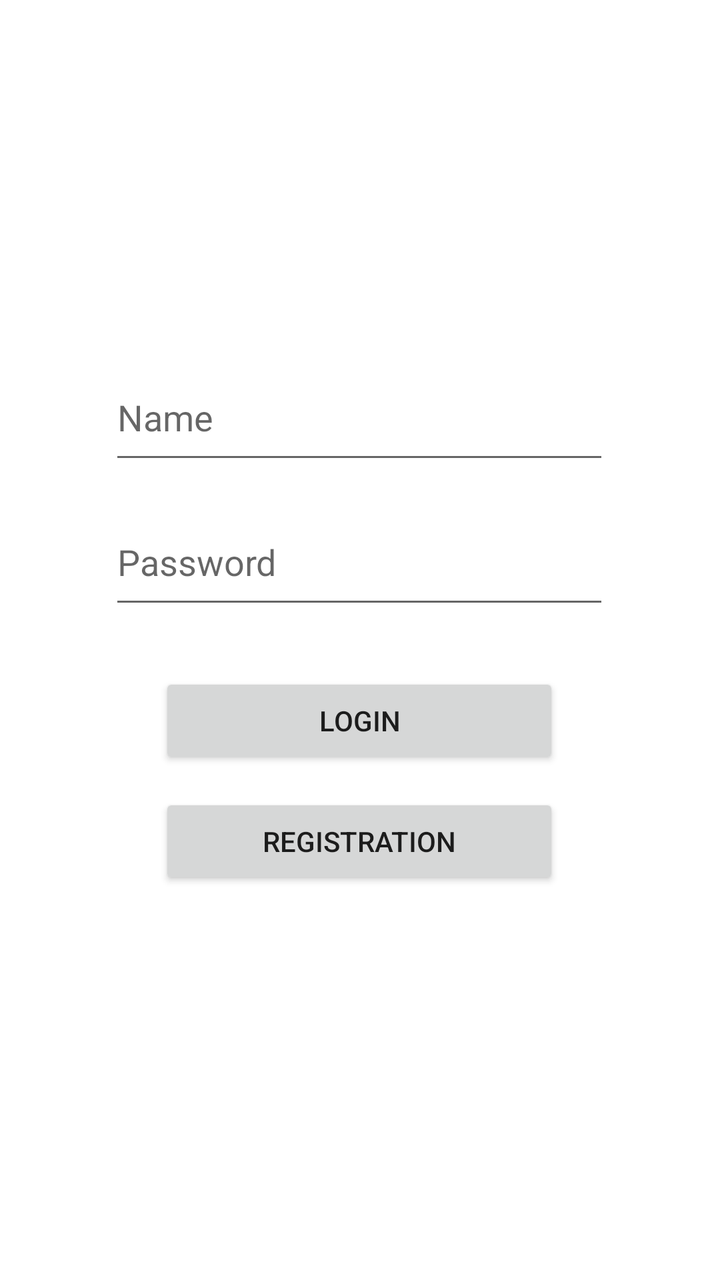
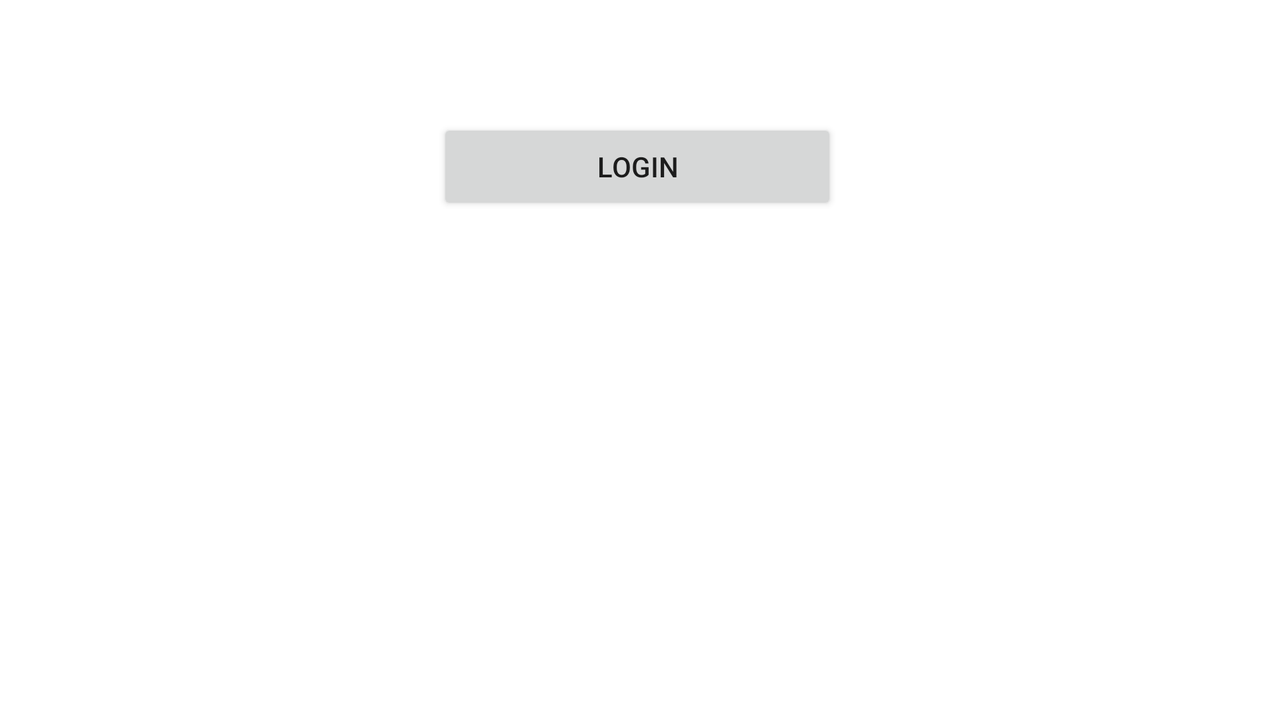

First picture: res/layout/ on a phone held upright. Second picture: the repository's own variant of that layout, on a device whose configuration matches the variant's folder. Source for both follows.
<!-- AndroidManifest.xml: application theme Theme.NutritionalSupplementsApp -->
<!-- res/layout/activity_main.xml -->
<?xml version="1.0" encoding="utf-8"?>
<ScrollView
    android:layout_height="match_parent"
    android:layout_width="match_parent"
    android:fillViewport="true"
    xmlns:android="http://schemas.android.com/apk/res/android"
    xmlns:app="http://schemas.android.com/apk/res-auto"
    xmlns:tools="http://schemas.android.com/tools">

    <androidx.constraintlayout.widget.ConstraintLayout
        android:layout_width="match_parent"
        android:layout_height="wrap_content"
        tools:context=".activities.MainActivity">

        <EditText
            android:id="@+id/editTextTextPersonName"
            android:layout_width="250dp"
            android:layout_height="60dp"
            android:autofillHints=""
            android:ems="10"
            android:hint="@string/name"
            android:inputType="textPersonName"
            app:layout_constraintBottom_toBottomOf="parent"
            app:layout_constraintEnd_toEndOf="parent"
            app:layout_constraintHorizontal_bias="0.497"
            app:layout_constraintStart_toStartOf="parent"
            app:layout_constraintTop_toTopOf="parent"
            app:layout_constraintVertical_bias="0.305" />

        <EditText
            android:id="@+id/editTextTextPassword"
            android:layout_width="250dp"
            android:layout_height="60dp"
            android:autofillHints=""
            android:ems="10"
            android:hint="@string/password"
            android:inputType="textPassword"
            app:layout_constraintBottom_toBottomOf="parent"
            app:layout_constraintEnd_toEndOf="parent"
            app:layout_constraintHorizontal_bias="0.497"
            app:layout_constraintStart_toStartOf="parent"
            app:layout_constraintTop_toTopOf="parent"
            app:layout_constraintVertical_bias="0.43" />

        <Button
            android:id="@+id/loginButton"
            android:layout_width="200dp"
            android:layout_height="wrap_content"
            android:onClick="login"
            android:text="@string/login"
            app:layout_constraintBottom_toBottomOf="parent"
            app:layout_constraintEnd_toEndOf="parent"
            app:layout_constraintHorizontal_bias="0.497"
            app:layout_constraintStart_toStartOf="parent"
            app:layout_constraintTop_toTopOf="parent"
            app:layout_constraintVertical_bias="0.568" />

        <Button
            android:id="@+id/registrationButton"
            android:layout_width="200dp"
            android:layout_height="wrap_content"
            android:onClick="registration"
            android:text="@string/registration"
            app:layout_constraintBottom_toBottomOf="parent"
            app:layout_constraintEnd_toEndOf="parent"
            app:layout_constraintHorizontal_bias="0.497"
            app:layout_constraintStart_toStartOf="parent"
            app:layout_constraintTop_toTopOf="parent"
            app:layout_constraintVertical_bias="0.67" />

    </androidx.constraintlayout.widget.ConstraintLayout>
</ScrollView>
<!-- resources referenced by this layout -->
<resources>
  <string name="login">Login</string>
  <string name="name">Name</string>
  <string name="password">Password</string>
  <string name="registration">Registration</string>
  <style name="Theme.NutritionalSupplementsApp" parent="Theme.MaterialComponents.DayNight.DarkActionBar">
          
          <item name="colorPrimary">@color/purple_500</item>
          <item name="colorPrimaryVariant">@color/purple_700</item>
          <item name="colorOnPrimary">@color/white</item>
          
          <item name="colorSecondary">@color/teal_200</item>
          <item name="colorSecondaryVariant">@color/teal_700</item>
          <item name="colorOnSecondary">@color/black</item>
          
          <item name="android:statusBarColor">?attr/colorPrimaryVariant</item>
          
      </style>
</resources>
<!-- res/layout-land/activity_main.xml (the author's variant of the layout above) -->
<!-- drawn on the phone turned sideways -->
<?xml version="1.0" encoding="utf-8"?>
<androidx.constraintlayout.widget.ConstraintLayout xmlns:android="http://schemas.android.com/apk/res/android"
    xmlns:app="http://schemas.android.com/apk/res-auto"
    xmlns:tools="http://schemas.android.com/tools"
    android:layout_width="match_parent"
    android:layout_height="match_parent"
    tools:context=".activities.MainActivity">

    <Button
        android:id="@+id/loginButton"
        android:layout_width="200dp"
        android:layout_height="wrap_content"
        android:onClick="openLoginActivity"
        android:text="@string/login"
        app:layout_constraintBottom_toBottomOf="parent"
        app:layout_constraintEnd_toEndOf="parent"
        app:layout_constraintHorizontal_bias="0.497"
        app:layout_constraintStart_toStartOf="parent"
        app:layout_constraintTop_toTopOf="parent"
        app:layout_constraintVertical_bias="0.19" />

</androidx.constraintlayout.widget.ConstraintLayout>
<!-- resources referenced by the variant -->
<!-- as the phone turned sideways resolves them -->
<resources>
  <string name="login">Login</string>
  <style name="Theme.NutritionalSupplementsApp" parent="Theme.MaterialComponents.DayNight.DarkActionBar">
          
          <item name="colorPrimary">@color/purple_500</item>
          <item name="colorPrimaryVariant">@color/purple_700</item>
          <item name="colorOnPrimary">@color/white</item>
          
          <item name="colorSecondary">@color/teal_200</item>
          <item name="colorSecondaryVariant">@color/teal_700</item>
          <item name="colorOnSecondary">@color/black</item>
          
          <item name="android:statusBarColor">?attr/colorPrimaryVariant</item>
          
      </style>
</resources>
